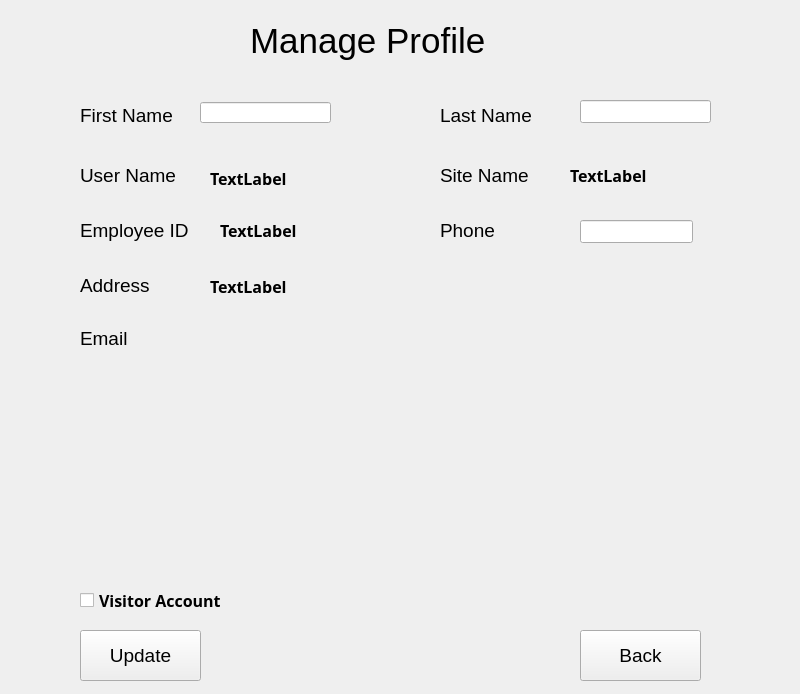
<?xml version="1.0" encoding="UTF-8"?>
<ui version="4.0">
 <class>employee_manage_profile</class>
 <widget class="QMainWindow" name="employee_manage_profile">
  <property name="geometry">
   <rect>
    <x>0</x>
    <y>0</y>
    <width>800</width>
    <height>694</height>
   </rect>
  </property>
  <property name="windowTitle">
   <string>Employee Manage Profile</string>
  </property>
  <widget class="QWidget" name="centralwidget">
   <widget class="QLabel" name="label">
    <property name="geometry">
     <rect>
      <x>250</x>
      <y>10</y>
      <width>271</width>
      <height>61</height>
     </rect>
    </property>
    <property name="font">
     <font>
      <pointsize>26</pointsize>
     </font>
    </property>
    <property name="text">
     <string>Manage Profile</string>
    </property>
   </widget>
   <widget class="QLabel" name="label_2">
    <property name="geometry">
     <rect>
      <x>80</x>
      <y>100</y>
      <width>101</width>
      <height>31</height>
     </rect>
    </property>
    <property name="font">
     <font>
      <pointsize>14</pointsize>
     </font>
    </property>
    <property name="text">
     <string>First Name</string>
    </property>
   </widget>
   <widget class="QLabel" name="label_3">
    <property name="geometry">
     <rect>
      <x>440</x>
      <y>100</y>
      <width>111</width>
      <height>31</height>
     </rect>
    </property>
    <property name="font">
     <font>
      <pointsize>14</pointsize>
     </font>
    </property>
    <property name="text">
     <string>Last Name</string>
    </property>
   </widget>
   <widget class="QLabel" name="label_4">
    <property name="geometry">
     <rect>
      <x>80</x>
      <y>160</y>
      <width>141</width>
      <height>31</height>
     </rect>
    </property>
    <property name="font">
     <font>
      <pointsize>14</pointsize>
     </font>
    </property>
    <property name="text">
     <string>User Name</string>
    </property>
   </widget>
   <widget class="QLabel" name="label_5">
    <property name="geometry">
     <rect>
      <x>440</x>
      <y>160</y>
      <width>111</width>
      <height>31</height>
     </rect>
    </property>
    <property name="font">
     <font>
      <pointsize>14</pointsize>
     </font>
    </property>
    <property name="text">
     <string>Site Name</string>
    </property>
   </widget>
   <widget class="QLabel" name="label_6">
    <property name="geometry">
     <rect>
      <x>80</x>
      <y>220</y>
      <width>121</width>
      <height>21</height>
     </rect>
    </property>
    <property name="font">
     <font>
      <pointsize>14</pointsize>
     </font>
    </property>
    <property name="text">
     <string>Employee ID</string>
    </property>
   </widget>
   <widget class="QLabel" name="label_7">
    <property name="geometry">
     <rect>
      <x>440</x>
      <y>220</y>
      <width>81</width>
      <height>21</height>
     </rect>
    </property>
    <property name="font">
     <font>
      <pointsize>14</pointsize>
     </font>
    </property>
    <property name="text">
     <string>Phone</string>
    </property>
   </widget>
   <widget class="QLineEdit" name="first_name_lineEdit">
    <property name="geometry">
     <rect>
      <x>200</x>
      <y>102</y>
      <width>131</width>
      <height>21</height>
     </rect>
    </property>
    <property name="font">
     <font>
      <pointsize>12</pointsize>
     </font>
    </property>
   </widget>
   <widget class="QLineEdit" name="last_name_lineEdit">
    <property name="geometry">
     <rect>
      <x>580</x>
      <y>100</y>
      <width>131</width>
      <height>23</height>
     </rect>
    </property>
    <property name="font">
     <font>
      <pointsize>12</pointsize>
     </font>
    </property>
   </widget>
   <widget class="QLabel" name="user_name_label">
    <property name="geometry">
     <rect>
      <x>210</x>
      <y>170</y>
      <width>191</width>
      <height>16</height>
     </rect>
    </property>
    <property name="font">
     <font>
      <family>STIX</family>
      <pointsize>12</pointsize>
      <weight>75</weight>
      <bold>true</bold>
     </font>
    </property>
    <property name="text">
     <string>TextLabel</string>
    </property>
   </widget>
   <widget class="QLabel" name="site_name_label">
    <property name="geometry">
     <rect>
      <x>570</x>
      <y>165</y>
      <width>191</width>
      <height>21</height>
     </rect>
    </property>
    <property name="font">
     <font>
      <family>STIX</family>
      <pointsize>12</pointsize>
      <weight>75</weight>
      <bold>true</bold>
     </font>
    </property>
    <property name="text">
     <string>TextLabel</string>
    </property>
   </widget>
   <widget class="QLabel" name="employee_id_label">
    <property name="geometry">
     <rect>
      <x>220</x>
      <y>220</y>
      <width>171</width>
      <height>20</height>
     </rect>
    </property>
    <property name="font">
     <font>
      <family>STIX</family>
      <pointsize>12</pointsize>
      <weight>75</weight>
      <bold>true</bold>
     </font>
    </property>
    <property name="text">
     <string>TextLabel</string>
    </property>
   </widget>
   <widget class="QLineEdit" name="phone_lineEdit">
    <property name="geometry">
     <rect>
      <x>580</x>
      <y>220</y>
      <width>113</width>
      <height>23</height>
     </rect>
    </property>
    <property name="font">
     <font>
      <pointsize>12</pointsize>
     </font>
    </property>
   </widget>
   <widget class="QLabel" name="label_8">
    <property name="geometry">
     <rect>
      <x>80</x>
      <y>275</y>
      <width>91</width>
      <height>21</height>
     </rect>
    </property>
    <property name="font">
     <font>
      <pointsize>14</pointsize>
     </font>
    </property>
    <property name="text">
     <string>Address</string>
    </property>
   </widget>
   <widget class="QLabel" name="address_label">
    <property name="geometry">
     <rect>
      <x>210</x>
      <y>276</y>
      <width>581</width>
      <height>20</height>
     </rect>
    </property>
    <property name="font">
     <font>
      <family>STIX</family>
      <pointsize>12</pointsize>
      <weight>75</weight>
      <bold>true</bold>
     </font>
    </property>
    <property name="text">
     <string>TextLabel</string>
    </property>
   </widget>
   <widget class="QLabel" name="label_9">
    <property name="geometry">
     <rect>
      <x>80</x>
      <y>330</y>
      <width>81</width>
      <height>16</height>
     </rect>
    </property>
    <property name="font">
     <font>
      <pointsize>14</pointsize>
     </font>
    </property>
    <property name="text">
     <string>Email</string>
    </property>
   </widget>
   <widget class="QCheckBox" name="visitor_account_checkBox">
    <property name="geometry">
     <rect>
      <x>80</x>
      <y>580</y>
      <width>171</width>
      <height>41</height>
     </rect>
    </property>
    <property name="font">
     <font>
      <family>Sawasdee</family>
      <pointsize>12</pointsize>
      <weight>75</weight>
      <bold>true</bold>
     </font>
    </property>
    <property name="text">
     <string>Visitor Account</string>
    </property>
   </widget>
   <widget class="QPushButton" name="update_btn">
    <property name="geometry">
     <rect>
      <x>80</x>
      <y>630</y>
      <width>121</width>
      <height>51</height>
     </rect>
    </property>
    <property name="font">
     <font>
      <pointsize>14</pointsize>
     </font>
    </property>
    <property name="text">
     <string>Update</string>
    </property>
   </widget>
   <widget class="QPushButton" name="back_btn">
    <property name="geometry">
     <rect>
      <x>580</x>
      <y>630</y>
      <width>121</width>
      <height>51</height>
     </rect>
    </property>
    <property name="font">
     <font>
      <pointsize>14</pointsize>
     </font>
    </property>
    <property name="text">
     <string>Back</string>
    </property>
   </widget>
  </widget>
 </widget>
 <resources/>
 <connections/>
</ui>
